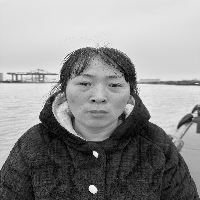
#> input picture face_recognition/face_data/else/0.pgm, 200 x 200 px
$ python 2.py
#> lines starting #> are read from the running program, lines starting #| are printed output that depends on the picture; after the words box and inside, x2 and y2 are one past the last pixel; in counts of white or black regions, pixels touching at a corner belong together
import os
import sys
import cv2
import numpy as np

names=['me','else']
path = "D:/face_recognition/face_data"
cascade = 'D:/face_recognition/haarcascades/haarcascade_frontalface_default.xml'

c = 0
x, y = [], []
for dirname, dirnames, filenames in os.walk(path):
    print(f"读取人脸数据库:{dirname}")
    for subdirname in dirnames:
        subject_path = os.path.join(dirname, subdirname)
        for filename in os.listdir(subject_path):
            try:
                if (filename == ".directory"):
                    continue
                filepath = os.path.join(subject_path, filename)
                im = cv2.imread(os.path.join(subject_path, filename), cv2.IMREAD_GRAYSCALE)
#> im is the input picture: shape (200, 200); min 0, max 248, mean 143.8
                if (im is None):
                    print("image " + filepath + " is none")
                else:
                    print(filepath)
                x.append(np.asarray(im, dtype=np.uint8))
                y.append(c)
            except IOError as e:  # python2到python3的修改
                print("I/O error({0}): {1}".format(e.errno, e.strerror))  # python2到python3的修改
            except:
                print("Unexpected error:", sys.exc_info()[0])
                raise
        c = c + 1
#> c = 1
print("done!")

y = np.asarray(y, dtype=np.int32)
model = cv2.face.EigenFaceRecognizer_create()
model.train(np.asarray(x), np.asarray(y))
camera = cv2.VideoCapture(0)
face_cascade = cv2.CascadeClassifier(cascade)

while (True):
    read, img = camera.read()
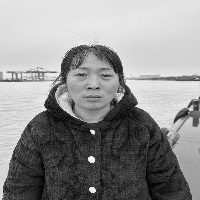
#> input picture face_recognition/face_data/else/3.pgm, 200 x 200 px, given in place of the camera
#> img is the input picture: shape (200, 200, 3); min 1, max 254, mean 144.9
    faces = face_cascade.detectMultiScale(img, 1.1, 5)#        print('faces的数据为：',faces)
#> faces = [[64, 52, 59, 59], [44, 22, 96, 96]]
    for (x, y, w, h) in faces:
        img = cv2.rectangle(img, (x, y), (x + w, y + h), (255, 0, 0), 2)
        gray = cv2.cvtColor(img, cv2.COLOR_BGR2GRAY)
        roi = gray[x:x + w, y:y + h]
        try:
            roi = cv2.resize(roi, (200, 200), interpolation=cv2.INTER_LINEAR)
            print(roi.shape)
            params = model.predict(roi)
            print("Label: %s, Confidence: %.2f" % (params[0], params[1]))
            cv2.putText(img, names[params[0]], (x, y - 20), cv2.FONT_HERSHEY_SIMPLEX, 1, 255, 2)
            if (params[0] == 1):
                cv2.imwrite('face_rec.jpg', img)
                break
        except:
            continue
        cv2.imshow("camera", img)
        if cv2.waitKey(1) & 0xff == ord("q"):  # 修改
            break
#> this loop made 1 pass; (key q is pressed on pass 1)
#> (x, y, w, h, params) on pass 1: (64, 52, 59, 59, (0, 7035.8))
#| (200, 200)
#| Label: 0, Confidence: 7035.80
#> pass 1, `img = cv2.rectangle(img, (x, y), (x + w, y + h), (255, 0, 0), 2)`:
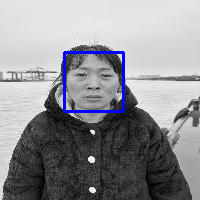
#> img: shape (200, 200, 3); 1.76% of pixels changed, all inside (x1, y1, x2, y2) = (63, 51, 125, 113)
#> pass 1, `roi = gray[x:x + w, y:y + h]`:
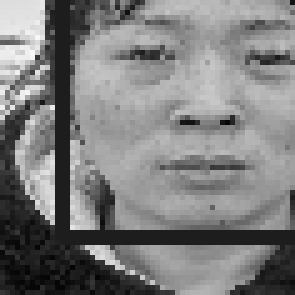
#> roi: shape (59, 59) (shown 5 times larger); min 4, max 248, mean 125.5
#> pass 1, `roi = cv2.resize(roi, (200, 200), interpolation=cv2.INTER_LINEAR)`:
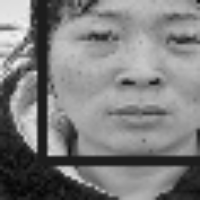
#> roi: shape (200, 200); min 6, max 246, mean 125.4
#> after the loop:
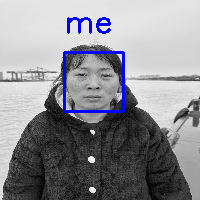
#> img: shape (200, 200, 3); 0.84% of pixels changed, all inside (x1, y1, x2, y2) = (67, 17, 111, 34)
cv2.destroyAllWindows()
